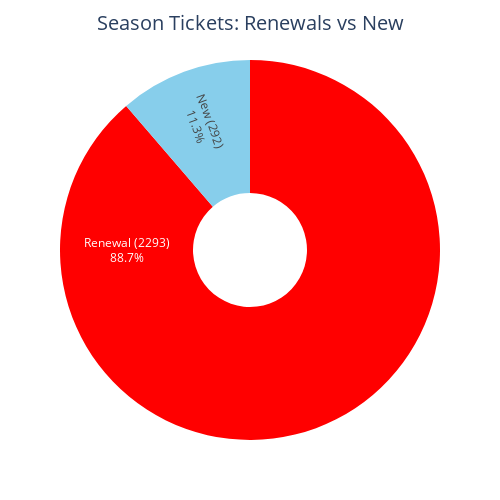

Here is the notebook cell this chart was saved with:
### Code cell
def plot_renewals_pie_chart(df, st_df, client_col='client_number', column='is_renew'):
    """
    Plots a pie chart of renewals vs new season tickets using Plotly.

    Parameters:
    - df: DataFrame with season ticket holders for this season.
    - st_df: DataFrame with last season's client numbers (for renewals).
    - client_col: Column name with client numbers.
    - column: Name of the boolean column for renewal status (calculated inside).
    """
    # Do not modify original df
    temp_df = df.copy()

    # Calculate renewals (True if client_number is in last season's data)
    temp_df[column] = temp_df[client_col].isin(st_df[client_col])

    # Count renewals and new
    counts = temp_df[column].value_counts()

    # Extract values safely
    renew_count = counts.get(True, 0)
    new_count = counts.get(False, 0)

    # Labels and values
    labels = [f'Renewal ({renew_count})', f'New ({new_count})']
    values = [renew_count, new_count]
    colors = ['red', 'skyblue']

    # Plotly pie chart
    fig = go.Figure(data=[
        go.Pie(
            labels=labels,
            values=values,
            marker=dict(colors=colors),
            textinfo='label+percent',
            insidetextorientation='radial',
            hole=0.3  # donut chart
        )
    ])

    fig.update_layout(
        title=dict(text='Season Tickets: Renewals vs New', font=dict(size=20), x=0.5),
        height=500,
        width=500,
        margin=dict(t=60, b=60, l=60, r=60),
        showlegend=False
    )

    fig.show()

# Example usage
plot_renewals_pie_chart(perc, st_2425)

### Figure 1 — Plotly figure (JSON) as saved in the notebook; plotly's stock layout.template omitted (floating-point values rounded to 4 significant figures)
{"data": [{"hole": 0.3, "insidetextorientation": "radial", "labels": ["Renewal (2293)", "New (292)"], "marker": {"colors": ["red", "skyblue"]}, "textinfo": "label+percent", "type": "pie", "values": [2293, 292]}], "layout": {"height": 500, "margin": {"b": 60, "l": 60, "r": 60, "t": 60}, "showlegend": false, "title": {"font": {"size": 20}, "text": "Season Tickets: Renewals vs New", "x": 0.5}, "width": 500}}
